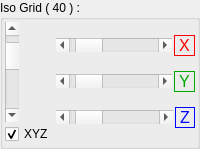
                        <widget class="QGroupBox" name="Isogroupbox">
                         <property name="sizePolicy">
                          <sizepolicy hsizetype="Expanding" vsizetype="Expanding">
                           <horstretch>0</horstretch>
                           <verstretch>0</verstretch>
                          </sizepolicy>
                         </property>
                         <property name="maximumSize">
                          <size>
                           <width>16777215</width>
                           <height>200</height>
                          </size>
                         </property>
                         <property name="palette">
                          <palette>
                           <active>
                            <colorrole role="Base">
                             <brush brushstyle="SolidPattern">
                              <color alpha="255">
                               <red>255</red>
                               <green>255</green>
                               <blue>255</blue>
                              </color>
                             </brush>
                            </colorrole>
                           </active>
                           <inactive>
                            <colorrole role="Base">
                             <brush brushstyle="SolidPattern">
                              <color alpha="255">
                               <red>255</red>
                               <green>255</green>
                               <blue>255</blue>
                              </color>
                             </brush>
                            </colorrole>
                           </inactive>
                           <disabled>
                            <colorrole role="Base">
                             <brush brushstyle="SolidPattern">
                              <color alpha="255">
                               <red>255</red>
                               <green>170</green>
                               <blue>0</blue>
                              </color>
                             </brush>
                            </colorrole>
                           </disabled>
                          </palette>
                         </property>
                         <property name="title">
                          <string>Iso Grid ( 40 ) :</string>
                         </property>
                         <layout class="QGridLayout" name="gridLayout_5">
                          <property name="leftMargin">
                           <number>2</number>
                          </property>
                          <property name="topMargin">
                           <number>2</number>
                          </property>
                          <property name="rightMargin">
                           <number>2</number>
                          </property>
                          <property name="bottomMargin">
                           <number>2</number>
                          </property>
                          <property name="spacing">
                           <number>2</number>
                          </property>
                          <item row="0" column="0">
                           <widget class="QScrollBar" name="xyzg">
                            <property name="sizePolicy">
                             <sizepolicy hsizetype="Fixed" vsizetype="Expanding">
                              <horstretch>0</horstretch>
                              <verstretch>0</verstretch>
                             </sizepolicy>
                            </property>
                            <property name="minimumSize">
                             <size>
                              <width>0</width>
                              <height>100</height>
                             </size>
                            </property>
                            <property name="maximumSize">
                             <size>
                              <width>16777215</width>
                              <height>200</height>
                             </size>
                            </property>
                            <property name="minimum">
                             <number>0</number>
                            </property>
                            <property name="maximum">
                             <number>250</number>
                            </property>
                            <property name="value">
                             <number>40</number>
                            </property>
                            <property name="orientation">
                             <enum>Qt::Vertical</enum>
                            </property>
                           </widget>
                          </item>
                          <item row="0" column="1" rowspan="2">
                           <layout class="QVBoxLayout" name="verticalLayout_2">
                            <property name="spacing">
                             <number>2</number>
                            </property>
                            <item>
                             <layout class="QHBoxLayout" name="horizontalLayout_5">
                              <property name="spacing">
                               <number>2</number>
                              </property>
                              <item>
                               <widget class="QScrollBar" name="XhorizontalScrollBar">
                                <property name="sizePolicy">
                                 <sizepolicy hsizetype="Expanding" vsizetype="Fixed">
                                  <horstretch>0</horstretch>
                                  <verstretch>0</verstretch>
                                 </sizepolicy>
                                </property>
                                <property name="minimum">
                                 <number>1</number>
                                </property>
                                <property name="maximum">
                                 <number>250</number>
                                </property>
                                <property name="pageStep">
                                 <number>1</number>
                                </property>
                                <property name="value">
                                 <number>26</number>
                                </property>
                                <property name="orientation">
                                 <enum>Qt::Horizontal</enum>
                                </property>
                               </widget>
                              </item>
                              <item>
                               <widget class="QLabel" name="label">
                                <property name="sizePolicy">
                                 <sizepolicy hsizetype="Fixed" vsizetype="Fixed">
                                  <horstretch>0</horstretch>
                                  <verstretch>0</verstretch>
                                 </sizepolicy>
                                </property>
                                <property name="palette">
                                 <palette>
                                  <active>
                                   <colorrole role="WindowText">
                                    <brush brushstyle="SolidPattern">
                                     <color alpha="255">
                                      <red>255</red>
                                      <green>0</green>
                                      <blue>0</blue>
                                     </color>
                                    </brush>
                                   </colorrole>
                                  </active>
                                  <inactive>
                                   <colorrole role="WindowText">
                                    <brush brushstyle="SolidPattern">
                                     <color alpha="255">
                                      <red>255</red>
                                      <green>0</green>
                                      <blue>0</blue>
                                     </color>
                                    </brush>
                                   </colorrole>
                                  </inactive>
                                  <disabled>
                                   <colorrole role="WindowText">
                                    <brush brushstyle="SolidPattern">
                                     <color alpha="255">
                                      <red>255</red>
                                      <green>255</green>
                                      <blue>0</blue>
                                     </color>
                                    </brush>
                                   </colorrole>
                                  </disabled>
                                 </palette>
                                </property>
                                <property name="font">
                                 <font>
                                  <pointsize>12</pointsize>
                                 </font>
                                </property>
                                <property name="frameShape">
                                 <enum>QFrame::Box</enum>
                                </property>
                                <property name="text">
                                 <string>X</string>
                                </property>
                               </widget>
                              </item>
                             </layout>
                            </item>
                            <item>
                             <layout class="QHBoxLayout" name="horizontalLayout_7">
                              <property name="spacing">
                               <number>2</number>
                              </property>
                              <item>
                               <widget class="QScrollBar" name="YhorizontalScrollBar">
                                <property name="sizePolicy">
                                 <sizepolicy hsizetype="Expanding" vsizetype="Fixed">
                                  <horstretch>0</horstretch>
                                  <verstretch>0</verstretch>
                                 </sizepolicy>
                                </property>
                                <property name="minimum">
                                 <number>1</number>
                                </property>
                                <property name="maximum">
                                 <number>250</number>
                                </property>
                                <property name="pageStep">
                                 <number>1</number>
                                </property>
                                <property name="value">
                                 <number>26</number>
                                </property>
                                <property name="orientation">
                                 <enum>Qt::Horizontal</enum>
                                </property>
                               </widget>
                              </item>
                              <item>
                               <widget class="QLabel" name="label_2">
                                <property name="sizePolicy">
                                 <sizepolicy hsizetype="Fixed" vsizetype="Fixed">
                                  <horstretch>0</horstretch>
                                  <verstretch>0</verstretch>
                                 </sizepolicy>
                                </property>
                                <property name="palette">
                                 <palette>
                                  <active>
                                   <colorrole role="WindowText">
                                    <brush brushstyle="SolidPattern">
                                     <color alpha="255">
                                      <red>0</red>
                                      <green>170</green>
                                      <blue>0</blue>
                                     </color>
                                    </brush>
                                   </colorrole>
                                  </active>
                                  <inactive>
                                   <colorrole role="WindowText">
                                    <brush brushstyle="SolidPattern">
                                     <color alpha="255">
                                      <red>0</red>
                                      <green>170</green>
                                      <blue>0</blue>
                                     </color>
                                    </brush>
                                   </colorrole>
                                  </inactive>
                                  <disabled>
                                   <colorrole role="WindowText">
                                    <brush brushstyle="SolidPattern">
                                     <color alpha="255">
                                      <red>255</red>
                                      <green>255</green>
                                      <blue>0</blue>
                                     </color>
                                    </brush>
                                   </colorrole>
                                  </disabled>
                                 </palette>
                                </property>
                                <property name="font">
                                 <font>
                                  <pointsize>12</pointsize>
                                 </font>
                                </property>
                                <property name="frameShape">
                                 <enum>QFrame::Box</enum>
                                </property>
                                <property name="text">
                                 <string>Y</string>
                                </property>
                               </widget>
                              </item>
                             </layout>
                            </item>
                            <item>
                             <layout class="QHBoxLayout" name="horizontalLayout_8">
                              <property name="spacing">
                               <number>2</number>
                              </property>
                              <item>
                               <widget class="QScrollBar" name="ZhorizontalScrollBar">
                                <property name="sizePolicy">
                                 <sizepolicy hsizetype="Expanding" vsizetype="Fixed">
                                  <horstretch>0</horstretch>
                                  <verstretch>0</verstretch>
                                 </sizepolicy>
                                </property>
                                <property name="minimum">
                                 <number>1</number>
                                </property>
                                <property name="maximum">
                                 <number>250</number>
                                </property>
                                <property name="pageStep">
                                 <number>1</number>
                                </property>
                                <property name="value">
                                 <number>26</number>
                                </property>
                                <property name="orientation">
                                 <enum>Qt::Horizontal</enum>
                                </property>
                               </widget>
                              </item>
                              <item>
                               <widget class="QLabel" name="label_3">
                                <property name="sizePolicy">
                                 <sizepolicy hsizetype="Fixed" vsizetype="Fixed">
                                  <horstretch>0</horstretch>
                                  <verstretch>0</verstretch>
                                 </sizepolicy>
                                </property>
                                <property name="palette">
                                 <palette>
                                  <active>
                                   <colorrole role="WindowText">
                                    <brush brushstyle="SolidPattern">
                                     <color alpha="255">
                                      <red>0</red>
                                      <green>0</green>
                                      <blue>255</blue>
                                     </color>
                                    </brush>
                                   </colorrole>
                                  </active>
                                  <inactive>
                                   <colorrole role="WindowText">
                                    <brush brushstyle="SolidPattern">
                                     <color alpha="255">
                                      <red>0</red>
                                      <green>0</green>
                                      <blue>255</blue>
                                     </color>
                                    </brush>
                                   </colorrole>
                                  </inactive>
                                  <disabled>
                                   <colorrole role="WindowText">
                                    <brush brushstyle="SolidPattern">
                                     <color alpha="255">
                                      <red>255</red>
                                      <green>255</green>
                                      <blue>0</blue>
                                     </color>
                                    </brush>
                                   </colorrole>
                                  </disabled>
                                 </palette>
                                </property>
                                <property name="font">
                                 <font>
                                  <pointsize>12</pointsize>
                                 </font>
                                </property>
                                <property name="frameShape">
                                 <enum>QFrame::Box</enum>
                                </property>
                                <property name="text">
                                 <string>Z</string>
                                </property>
                               </widget>
                              </item>
                             </layout>
                            </item>
                           </layout>
                          </item>
                          <item row="1" column="0">
                           <widget class="QCheckBox" name="ChangeGrid">
                            <property name="sizePolicy">
                             <sizepolicy hsizetype="Fixed" vsizetype="Fixed">
                              <horstretch>0</horstretch>
                              <verstretch>0</verstretch>
                             </sizepolicy>
                            </property>
                            <property name="toolTip">
                             <string>Deactivate</string>
                            </property>
                            <property name="whatsThis">
                             <string/>
                            </property>
                            <property name="text">
                             <string>XYZ</string>
                            </property>
                            <property name="checked">
                             <bool>true</bool>
                            </property>
                           </widget>
                          </item>
                         </layout>
                        </widget>
